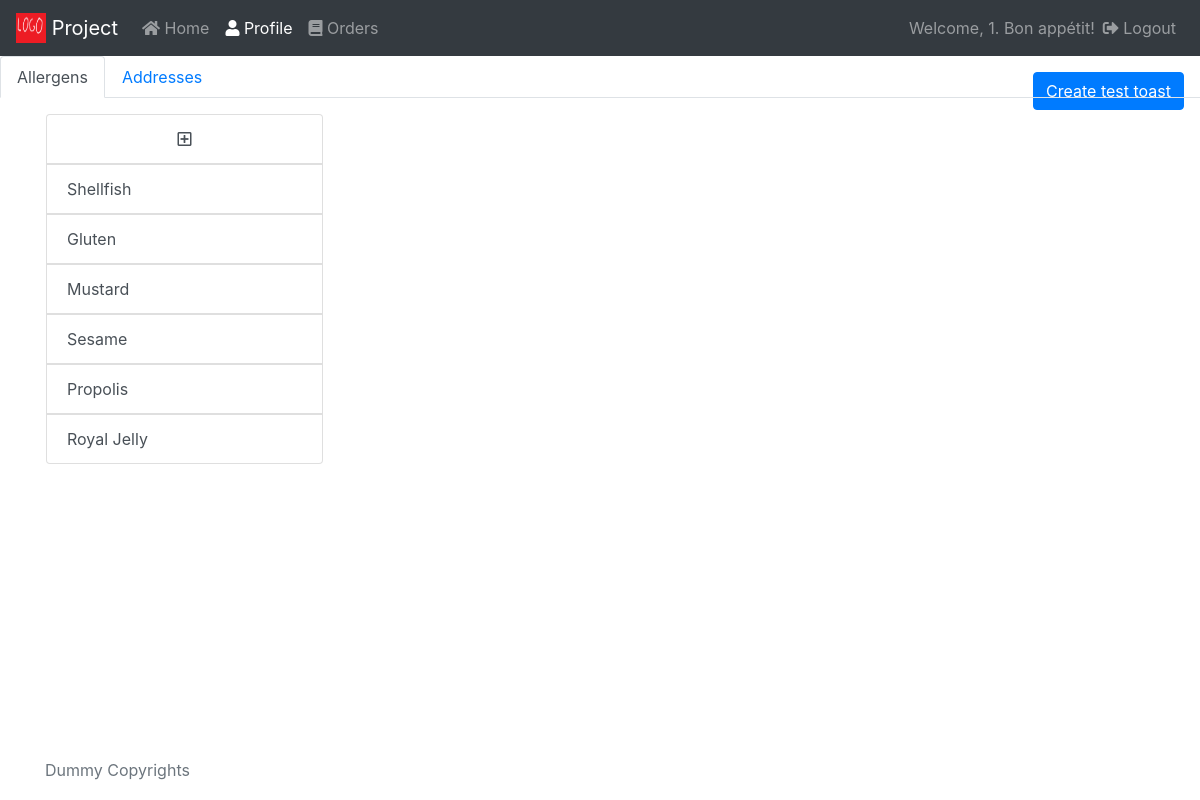
The app's page /profile_clients.php (signed in) with its own data.
### tables this page shows
CREATE TABLE `allergen` (
  `allergen_id` int(11) NOT NULL AUTO_INCREMENT,
  `allergen_name` varchar(45) NOT NULL,
  PRIMARY KEY (`allergen_id`)
);

### profile_clients.php (the view, shortened to what this page needs)
<?php include("fragments/connection-begin.php"); ?>
<!DOCTYPE html>
<html lang="en">
<head>
  <?php include("fragments/head-contents.php"); ?>
</head>
<body>
  <?php
    if(!($allergens=$conn->prepare("SELECT a.allergen_id,a.allergen_name
                            FROM allergen a JOIN client_allergen ca
                            ON a.allergen_id=ca.allergen_id
                            WHERE ca.client_id=?"))) {
      echo "Prepare failed.";
    }
    if(!($allergens->bind_param('i',$_SESSION['user_id']))) {
      echo "Bind failed";
    }
    if(!($allergens->execute()))  {
      echo "Execute failed.";
    }
    $allergens->store_result();
    $allergenName="";
    $allergenId=0;
    $allergens->bind_result($allergenId,$allergenName);
  ?>
  <?php include("fragments/navbar.php"); ?>
  <nav class="sticky-top">
    <div class="nav nav-tabs" id="nav-tab" role="tablist">
      <a class="nav-item nav-link active" id="nav-allergen-tab" data-toggle="tab" href="#nav-allergen" role="tab" aria-controls="nav-profile" aria-selected="false">Allergens</a>
      <a class="nav-item nav-link" id="nav-address-tab" data-toggle="tab" href="#nav-address" role="tab" aria-controls="nav-profile" aria-selected="false">Addresses</a>
    </div>
  </nav>
  <div class="tab-content" id="nav-tabContent">
    <div class="tab-pane fade show active" id="nav-allergen" role="tabpanel" aria-labelledby="nav-allergen-tab">
      <div class="container p-3">
        <ul class="list-group" id="allergens">
          <button type="button" class="list-group-item list-group-item-action text-center col-3 m-0" data-toggle="modal" data-target="#modalAddAllergen">
            <i class="far fa-plus-square"></i>
          </button>
          <?php
            while ($allergens->fetch()) {
              echo '<button type="button" class="btnRemoveAllergen list-group-item list-group-item-action col-3 m-0" data-allergenId="'.$allergenId.'">'.$allergenName.'</button>';
            }
          ?>
        </ul>
      </div>
    </div>
  </div>
  <?php include("fragments/footer.php"); ?>
</body>
</html>

### styles/style.css (style rules this page uses)
input[type=email], [type=password], [type=button], [type=radio], .txtarea { margin-bottom: 10px; }
html { position: relative; min-height: 100%; }
body { margin-bottom: 60px; }

### records on screen
allergen: allergen_name "Shellfish"
allergen: allergen_name "Gluten"
allergen: allergen_name "Mustard"
allergen: allergen_name "Sesame"
allergen: allergen_name "Propolis"
allergen: allergen_name "Royal Jelly"

### other values on screen
$_SESSION['user_name'] "1"
